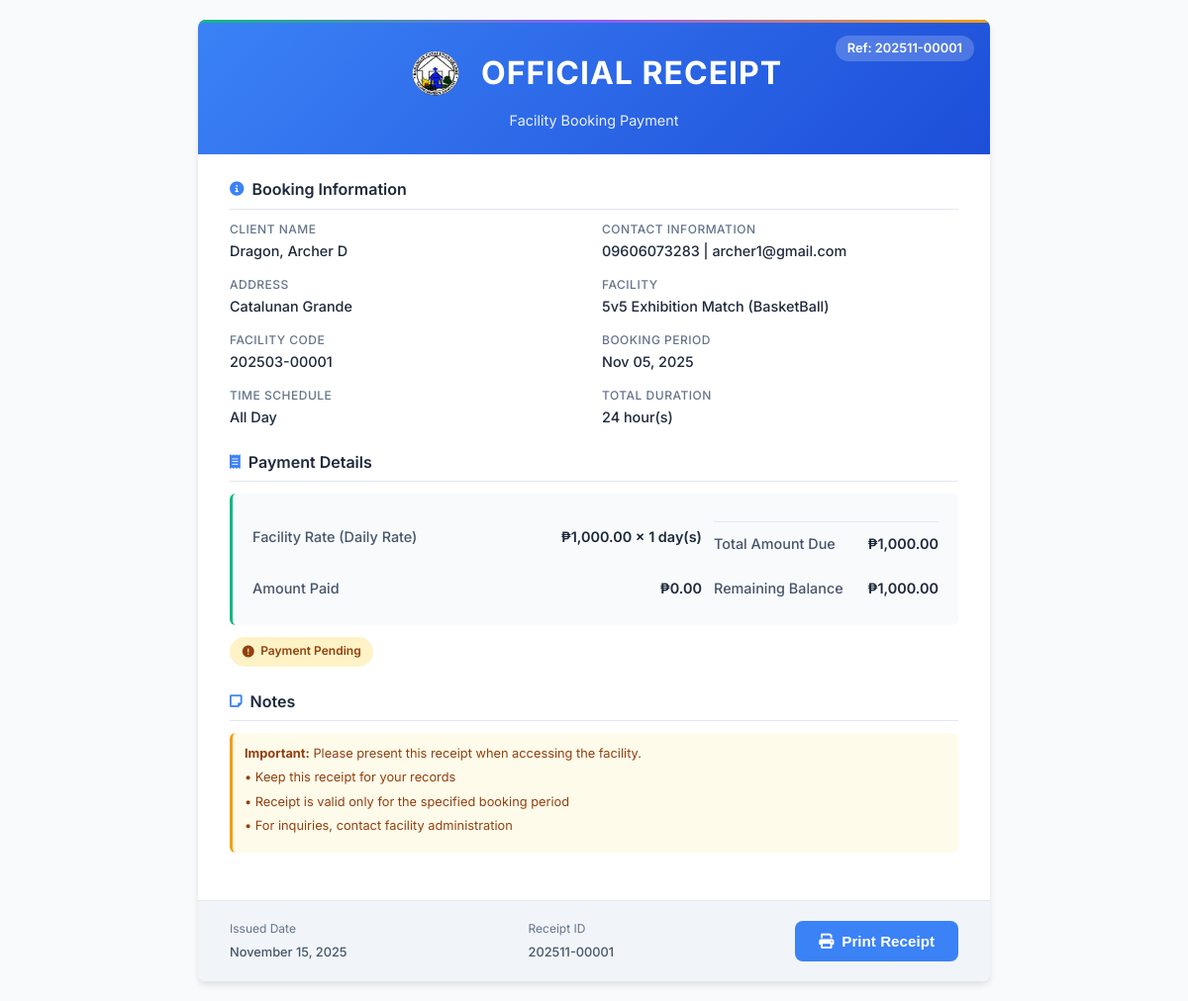
The page /admin/receipt.php?id=1 on the database its author committed.
### tables this page shows
CREATE TABLE `booking_list` (
  `id` int(30) NOT NULL,
  `ref_code` varchar(100) NOT NULL,
  `client_id` int(30) NOT NULL,
  `facility_id` int(30) NOT NULL,
  `date_from` date NOT NULL,
  `date_to` date NOT NULL,
  `time_from` time DEFAULT NULL,
  `time_to` time DEFAULT NULL,
  `status` tinyint(2) NOT NULL DEFAULT 0 COMMENT '0 = Pending,\r\n1 = Confirmed,\r\n2 = Done,\r\n3 = Cancelled',
  `date_created` datetime NOT NULL DEFAULT current_timestamp(),
  `date_updated` datetime DEFAULT NULL ON UPDATE current_timestamp(),
  `payment_proof` varchar(255) DEFAULT NULL,
  `paid_amount` decimal(10,2) DEFAULT 0.00
);

CREATE TABLE `client_list` (
  `id` int(30) NOT NULL,
  `firstname` text NOT NULL,
  `middlename` text DEFAULT NULL,
  `lastname` text NOT NULL,
  `gender` text NOT NULL,
  `contact` text NOT NULL,
  `address` text NOT NULL,
  `email` text NOT NULL,
  `password` text NOT NULL,
  `status` tinyint(1) NOT NULL DEFAULT 1,
  `delete_flag` tinyint(1) NOT NULL DEFAULT 0,
  `date_created` datetime NOT NULL DEFAULT current_timestamp(),
  `date_added` datetime DEFAULT NULL ON UPDATE current_timestamp()
);

CREATE TABLE `facility_list` (
  `id` int(30) NOT NULL,
  `facility_code` varchar(100) NOT NULL,
  `category_id` int(30) NOT NULL,
  `image_path` text DEFAULT NULL,
  `status` tinyint(1) NOT NULL DEFAULT 1,
  `delete_flag` tinyint(1) NOT NULL DEFAULT 0,
  `date_created` datetime NOT NULL DEFAULT current_timestamp(),
  `date_updated` datetime DEFAULT NULL ON UPDATE current_timestamp(),
  `name` text NOT NULL,
  `description` text NOT NULL,
  `price` double(10,2) NOT NULL
);

CREATE TABLE `category_list` (
  `id` int(30) NOT NULL,
  `name` text NOT NULL,
  `description` text NOT NULL,
  `delete_flag` tinyint(1) NOT NULL DEFAULT 0,
  `status` tinyint(1) NOT NULL DEFAULT 1,
  `date_created` datetime NOT NULL DEFAULT current_timestamp(),
  `date_updated` datetime DEFAULT NULL ON UPDATE current_timestamp()
);

### classes/DBConnection.php (called while the page is built, shortened)
<?php
class DBConnection{
    private $host = DB_SERVER;
    private $username = DB_USERNAME;
    private $password = DB_PASSWORD;
    private $database = DB_NAME;
    public $conn;
    public function __construct(){
        if (!isset($this->conn)) {
            $this->conn = new mysqli($this->host, $this->username, $this->password, $this->database);
        }
    }
}
?>

### classes/SystemSettings.php (called while the page is built, shortened)
<?php
class SystemSettings extends DBConnection {
    public function info($field=''){
        if(!empty($field)){
            return $_SESSION['system_info'][$field] ?? false;
        }
        return false;
    }
}
$_settings = new SystemSettings();

### config.php (called while the page is built, shortened)
<?php
require_once('classes/DBConnection.php');
require_once('classes/SystemSettings.php');
function validate_image($file){
    $ex_file = explode("?",$file)[0];
	if(!empty($ex_file)){
		if(is_file(base_app.$ex_file)){
			return base_url.$file;
		}else{
            return base_url.'dist/img/no-image-available.png';
		}
	}else{
        return base_url.'dist/img/no-image-available.png';
	}
}
?>

### admin/receipt.php (the view, shortened to what this page needs)
<?php
require_once('./../config.php');
if(isset($_GET['id']) && $_GET['id'] > 0){
    $id = $_GET['id'];
    $booking_qry = $conn->query("SELECT
        b.*,
        CONCAT(c.lastname, ', ', c.firstname, ' ', COALESCE(c.middlename, '')) as client_name,
        c.email as client_email,
        c.contact as client_contact,
        c.address as client_address,
        f.name as facility_name,
        f.facility_code,
        f.price as facility_price,
        cat.name as category_name,
        COALESCE(b.paid_amount, 0) as paid_amount
        FROM `booking_list` b
        INNER JOIN client_list c ON b.client_id = c.id
        INNER JOIN facility_list f ON b.facility_id = f.id
        INNER JOIN category_list cat ON f.category_id = cat.id
        WHERE b.id = '{$id}'");
    if($booking_qry->num_rows > 0){
        $booking_data = $booking_qry->fetch_assoc();
        $ref_code = $booking_data['ref_code'];
        $client_name = $booking_data['client_name'];
        $client_email = $booking_data['client_email'];
        $client_contact = $booking_data['client_contact'];
        $client_address = $booking_data['client_address'];
        $facility_name = $booking_data['facility_name'];
        $facility_code = $booking_data['facility_code'];
        $category_name = $booking_data['category_name'];
        $facility_price = floatval($booking_data['facility_price']);
        $paid_amount = floatval($booking_data['paid_amount']);
        $date_from = $booking_data['date_from'];
        $date_to = $booking_data['date_to'];
        $time_from = $booking_data['time_from'];
        $time_to = $booking_data['time_to'];
        if(empty($time_from) || empty($time_to)) {
            $start_date = new DateTime($date_from);
            $end_date = new DateTime($date_to);
            $end_date->modify('+1 day');
            $interval_days = $start_date->diff($end_date);
            $total_days = $interval_days->days;
            $total_hours = $total_days * 24;
            $total_amount = $facility_price * $total_days;
            $rate_type = "Daily Rate";
            $rate_display = "₱" . number_format($facility_price, 2) . " × " . $total_days . " day(s)";
        }
        $balance = $total_amount - $paid_amount;
    }
}
$logo_path = validate_image($_settings->info('logo'));
?>
<!DOCTYPE html>
<html lang="en">
<head>
    <link rel="stylesheet" href="https://cdnjs.cloudflare.com/ajax/libs/font-awesome/6.0.0/css/all.min.css">
</head>
<body>
    <?php if(isset($booking_data)): ?>
    <div class="watermark">OFFICIAL RECEIPT</div>
    <div class="receipt-container">
        <div class="receipt-header">
            <div class="receipt-ref">Ref: <?= htmlspecialchars($ref_code) ?></div>
            <div class="logo-title-container">
                <img src="<?php echo $logo_path; ?>" class="header-logo" alt="Company Logo">
                <h1 class="receipt-title">OFFICIAL RECEIPT</h1>
            </div>
            <p class="receipt-subtitle">Facility Booking Payment</p>
        </div>
        <div class="receipt-body">
            <div class="section">
                <h3 class="section-title">
                    <i class="fas fa-info-circle"></i>
                    Booking Information
                </h3>
                <div class="info-grid">
                    <div class="info-item">
                        <span class="info-label">Client Name</span>
                        <span class="info-value"><?= htmlspecialchars($client_name) ?></span>
                    </div>
                    <div class="info-item">
                        <span class="info-label">Contact Information</span>
                        <span class="info-value"><?= htmlspecialchars($client_contact) ?> | <?= htmlspecialchars($client_email) ?></span>
                    </div>
                    <div class="info-item">
                        <span class="info-label">Address</span>
                        <span class="info-value"><?= htmlspecialchars($client_address) ?></span>
                    </div>
                    <div class="info-item">
                        <span class="info-label">Facility</span>
                        <span class="info-value"><?= htmlspecialchars($facility_name) ?> (<?= htmlspecialchars($category_name) ?>)</span>
                    </div>
                    <div class="info-item">
                        <span class="info-label">Facility Code</span>
                        <span class="info-value"><?= htmlspecialchars($facility_code) ?></span>
                    </div>
                    <div class="info-item">
                        <span class="info-label">Booking Period</span>
                        <span class="info-value">
                            <?= date("M d, Y", strtotime($date_from)) ?>
                        </span>
                    </div>
                    <div class="info-item">
                        <span class="info-label">Time Schedule</span>
                        <span class="info-value">
                            <?php if(!empty($time_from) && !empty($time_to)): ?>
                                <?= date("g:i A", strtotime($time_from)) ?> - <?= date("g:i A", strtotime($time_to)) ?>
                            <?php else: ?>
                                All Day
                            <?php endif; ?>
                        </span>
                    </div>
                    <div class="info-item">
                        <span class="info-label">Total Duration</span>
                        <span class="info-value"><?= $total_hours ?> hour(s)</span>
                    </div>
                </div>
            </div>
            <div class="section">
                <h3 class="section-title">
                    <i class="fas fa-receipt"></i>
                    Payment Details
                </h3>
                <div class="amount-grid">
                    <div class="amount-item">
                        <span class="amount-label">Facility Rate (<?= $rate_type ?>)</span>
                        <span class="amount-value"><?= $rate_display ?></span>
                    </div>
                    <div class="amount-item total-amount">
                        <span class="amount-label">Total Amount Due</span>
                        <span class="amount-value">₱<?= number_format($total_amount, 2) ?></span>
                    </div>
                    <div class="amount-item paid-amount">
                        <span class="amount-label">Amount Paid</span>
                        <span class="amount-value">₱<?= number_format($paid_amount, 2) ?></span>
                    </div>
                    <div class="amount-item balance-amount">
                        <span class="amount-label">Remaining Balance</span>
                        <span class="amount-value">₱<?= number_format($balance, 2) ?></span>
                    </div>
                </div>
                <div style="margin-top: 0.75rem;">
                    <?php if($paid_amount >= $total_amount): ?>
                        <span class="status-badge status-paid">
                            <i class="fas fa-check-circle"></i>
                            Fully Paid
                        </span>
                    <?php else: ?>
                        <span class="status-badge status-pending">
                            <i class="fas fa-exclamation-circle"></i>
                            Payment Pending
                        </span>
                    <?php endif; ?>
                </div>
            </div>
            <div class="section">
                <h3 class="section-title">
                    <i class="fas fa-sticky-note"></i>
                    Notes
                </h3>
                <div class="notes-box">
                    <p><strong>Important:</strong> Please present this receipt when accessing the facility.</p>
                    <p>• Keep this receipt for your records</p>
                    <p>• Receipt is valid only for the specified booking period</p>
                    <p>• For inquiries, contact facility administration</p>
                </div>
            </div>
        </div>
        <div class="receipt-footer">
            <div class="footer-info">
                <span class="footer-label">Issued Date</span>
                <span class="footer-value"><?= date("F d, Y") ?></span>
            </div>
            <div class="footer-info">
                <span class="footer-label">Receipt ID</span>
                <span class="footer-value"><?= htmlspecialchars($ref_code) ?></span>
            </div>
            <div class="action-buttons">
                <button class="btn btn-print" onclick="window.print()">
                    <i class="fas fa-print"></i>
                    Print Receipt
                </button>
        </div>
    </div>
    <?php endif; ?>
</body>
</html>

### admin/receipt.php (style rules this page uses)
* { margin: 0; padding: 0; box-sizing: border-box; }
body { font-family: 'Inter', sans-serif; background: #f8fafc; color: #334155; line-height: 1.4; padding: 20px; }
.receipt-container { max-width: 800px; margin: 0 auto; background: white; border-radius: 8px; box-shadow: 0 4px 6px rgba(0, 0, 0, 0.1); overflow: hidden; }
.receipt-header { background: linear-gradient(135deg, #3b82f6 0%, #1d4ed8 100%); color: white; padding: 1.5rem 2rem; text-align: center; position: relative; }
.receipt-header::before { content: ''; position: absolute; top: 0; left: 0; right: 0; height: 3px; background: linear-gradient(90deg, #10b981, #8b5cf6, #f59e0b); }
.logo-title-container { display: flex; align-items: center; justify-content: center; gap: 1rem; margin-bottom: 0.5rem; flex-wrap: wrap; }
.header-logo { max-height: 60px; max-width: 150px; object-fit: contain; }
.receipt-title { font-size: 2rem; font-weight: 700; margin-bottom: 0; letter-spacing: 1px; }
.receipt-subtitle { font-size: 0.9rem; opacity: 0.9; font-weight: 400; }
.receipt-ref { position: absolute; top: 1rem; right: 1rem; background: rgba(255, 255, 255, 0.2); padding: 0.25rem 0.75rem; border-radius: 15px; font-size: 0.8rem; font-weight: 600; }
.receipt-body { padding: 1.5rem 2rem; }
.section { margin-bottom: 1.5rem; }
.section-title { font-size: 1rem; font-weight: 600; color: #1e293b; margin-bottom: 0.75rem; padding-bottom: 0.5rem; border-bottom: 1px solid #e2e8f0; display: flex; align-items: center; gap: 0.5rem; }
.section-title i { color: #3b82f6; font-size: 0.9rem; }
.info-grid { display: grid; grid-template-columns: repeat(2, 1fr); gap: 1rem; }
.info-item { display: flex; flex-direction: column; gap: 0.2rem; }
.info-label { font-size: 0.75rem; color: #64748b; font-weight: 500; text-transform: uppercase; letter-spacing: 0.5px; }
.info-value { font-size: 0.9rem; color: #1e293b; font-weight: 500; }
.amount-grid { display: grid; grid-template-columns: 2fr 1fr; gap: 0.75rem; background: #f8fafc; padding: 1.25rem; border-radius: 6px; border-left: 3px solid #10b981; }
.amount-item { display: flex; justify-content: space-between; align-items: center; padding: 0.4rem 0; }
.amount-label { font-weight: 500; color: #475569; font-size: 0.9rem; }
.amount-value { font-weight: 600; color: #1e293b; font-size: 0.9rem; }
.total-amount { font-size: 1.1rem; color: #10b981; border-top: 1px solid #e2e8f0; padding-top: 0.75rem; margin-top: 0.5rem; }
.paid-amount { color: #059669; font-size: 1rem; }
.balance-amount { color: #dc2626; font-size: 1rem; }
.status-badge { display: inline-flex; align-items: center; gap: 0.4rem; padding: 0.4rem 0.8rem; border-radius: 15px; font-size: 0.75rem; font-weight: 600; }
.status-pending { background: #fef3c7; color: #92400e; }
.receipt-footer { background: #f1f5f9; padding: 1.25rem 2rem; border-top: 1px solid #e2e8f0; display: flex; justify-content: space-between; align-items: center; }
.footer-info { display: flex; flex-direction: column; gap: 0.4rem; }
.footer-label { font-size: 0.75rem; color: #64748b; }
.footer-value { font-size: 0.8rem; color: #475569; font-weight: 500; }
.action-buttons { display: flex; gap: 1rem; }
.btn { padding: 0.75rem 1.5rem; border-radius: 8px; font-weight: 600; cursor: pointer; display: inline-flex; align-items: center; gap: 0.5rem; transition: all 0.3s ease; font-size: 0.95rem; text-decoration: none; border: none; }
.btn-print { background: #3b82f6; color: white; }
.watermark { position: fixed; top: 50%; left: 50%; transform: translate(-50%, -50%) rotate(-45deg); font-size: 5rem; color: rgba(0, 0, 0, 0.03); font-weight: 900; z-index: -1; white-space: nowrap; pointer-events: none; }
.notes-box { background: #fffbeb; padding: 0.75rem; border-radius: 6px; border-left: 3px solid #f59e0b; font-size: 0.8rem; }
.notes-box p { margin-bottom: 0.4rem; color: #92400e; }

### rows shown on the page
booking_list: ref_code "202511-00001", client.contact "09606073283", client.email "archer1@gmail.com", client.address "Catalunan Grande", facility.name "5v5 Exhibition Match", category_list.name "BasketBall", facility.facility_code "202503-00001", date_from "Nov 05, 2025", total_hours "24", rate_display "₱1,000.00 × 1 day(s)", total_amount "1,000.00"

### other values the page prints
$client_name "Dragon, Archer D"
$rate_type "Daily Rate"
$paid_amount "0.00"
$balance "1,000.00"
